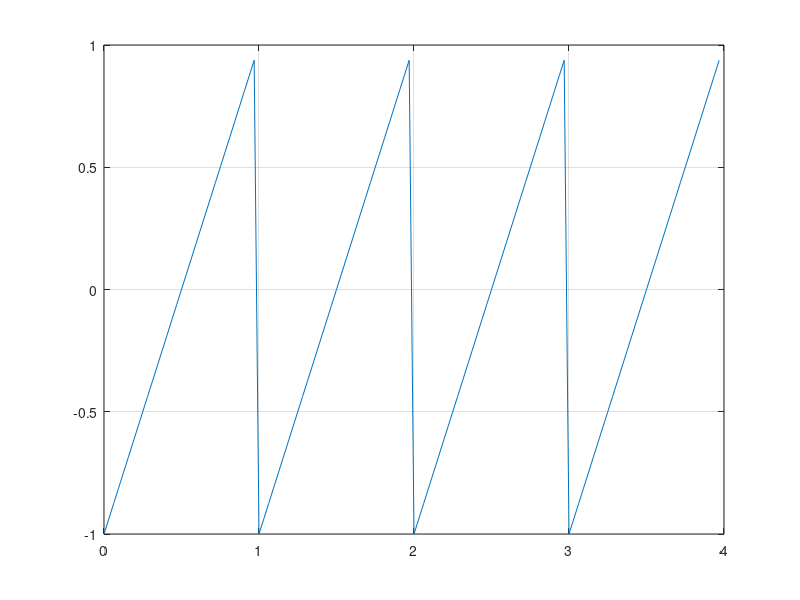
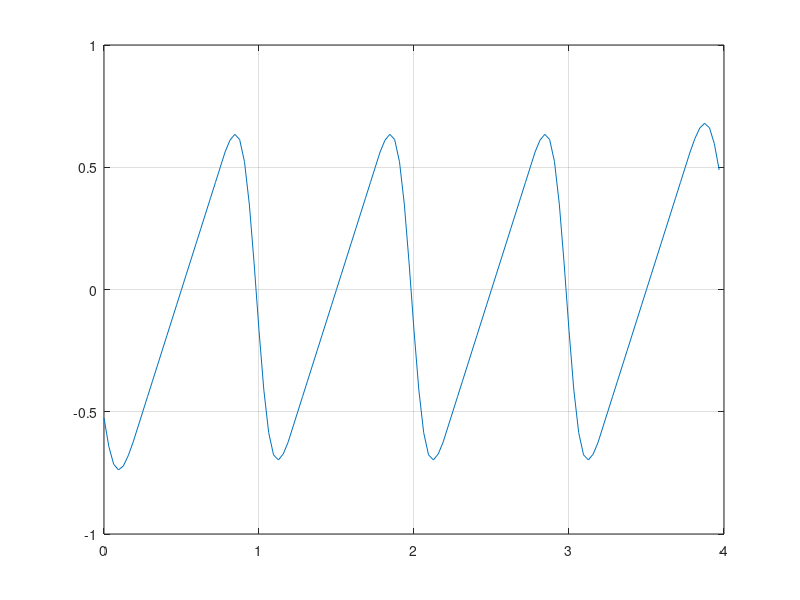
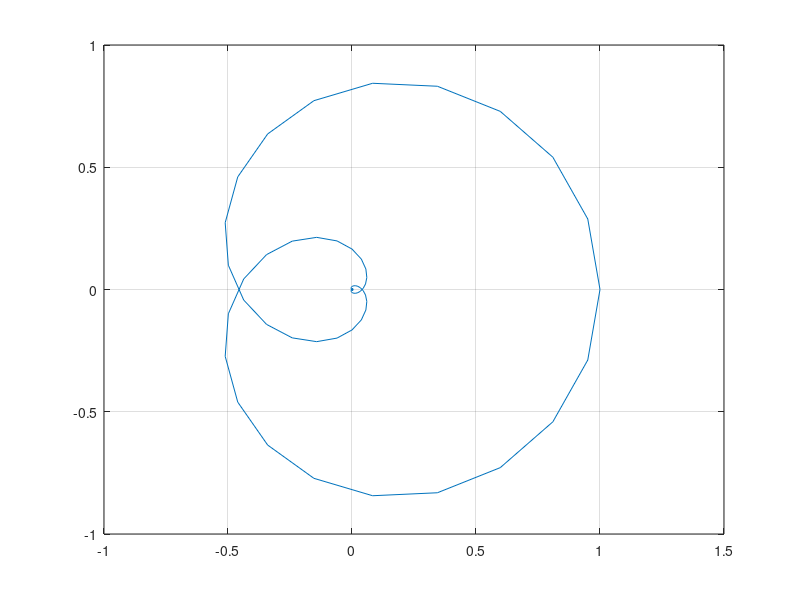
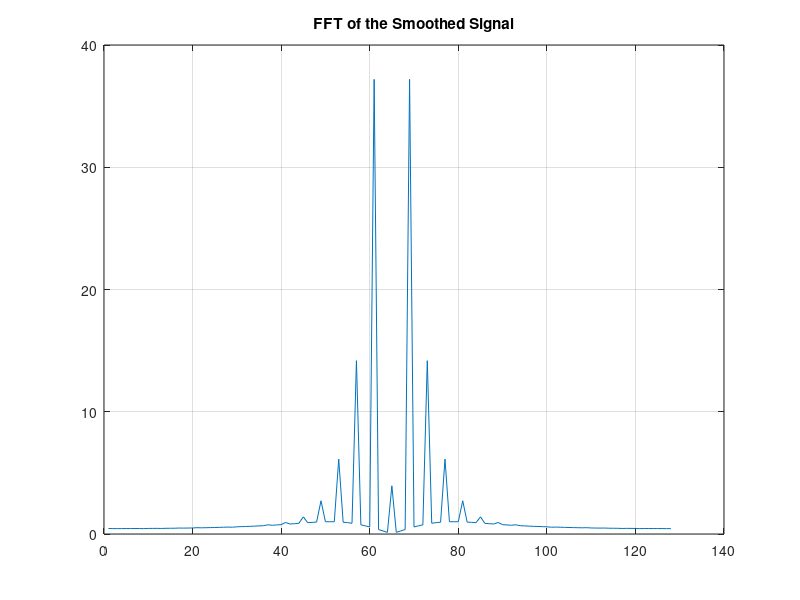

Recreate these plots in MATLAB, in order.
%%% Inverse Problems 1 - 2022
%%% Week 6 - Exercise 4

%%% DON'T REMOVE THESE! OTHERWISE YOU RUN THE RISK OF USING VARIABLES WHICH
%%% ARE NOT DEFINED IN THE CODE.
clear all
close all

%% Trying out naive FFT deconvolution
%%% a) Create a sawtooth function of length L = 128 and visualize it.

L = 128;

fs=32; %sampling frequency in Hz

Ts=1/fs; %sampling period in s

f=1; %fundamental frequency of the signal in Hz

T=1/f; % perid of the signal in s

nPeriods=4;

Npoints=nPeriods*T/Ts;

time_vector=linspace(0,nPeriods*T-Ts,Npoints); %time vector in seconds

x = sawtooth(2*pi*f*time_vector);

figure();

plot(time_vector,x)

grid on



%%% Note: Matlab has built-in sawtooth function with period of 2pi.  

%%% b) Create Gaussian convolution kernel (in the spatial domain) and use
%%% it to smooth the original signal (keep it length L). Plot the smoothed
%%% version as well.

psf = gausswin(13);

psf = psf/sum(psf);

m = conv(x,psf,'same');

figure(2);

plot(time_vector,m)

grid on

%%% Note: Normalizing the gaussian makes life easier

%%% c) Try deconvolution by computing the (length L) FFT of the PSF and
%%% then pointwise divide the FFT of the smooth signal by the FFT of the PSF,
%%% IFFT and see if you can get the original function (or something similar) back.

W = fft(psf,L);
W_shifted = fftshift(W);
figure(3);

plot(W_shifted)

grid on

% Compute the FFT of m
M = fft(m, L);
M_shifted = fftshift(M);

% Compute the maximum and minimum values of |M|
max_M = max(abs(M_shifted));
min_M = min(abs(M_shifted));

% Display the maximum and minimum values of |M|
fprintf('Max of |M|: %f\n', max_M);
fprintf('Min of |M|: %f\n', min_M);

% Plot the |M|
figure(4);
plot(abs(M_shifted));
title('FFT of the Smoothed Signal');
grid on;


D = M_shifted ./ W_shifted;

% Return to the spatial domain using IFFT
d = ifft(D);

% Plot the result
figure(5);
plot(real(d));
title('Result of Naive Deconvolution');
grid on;





